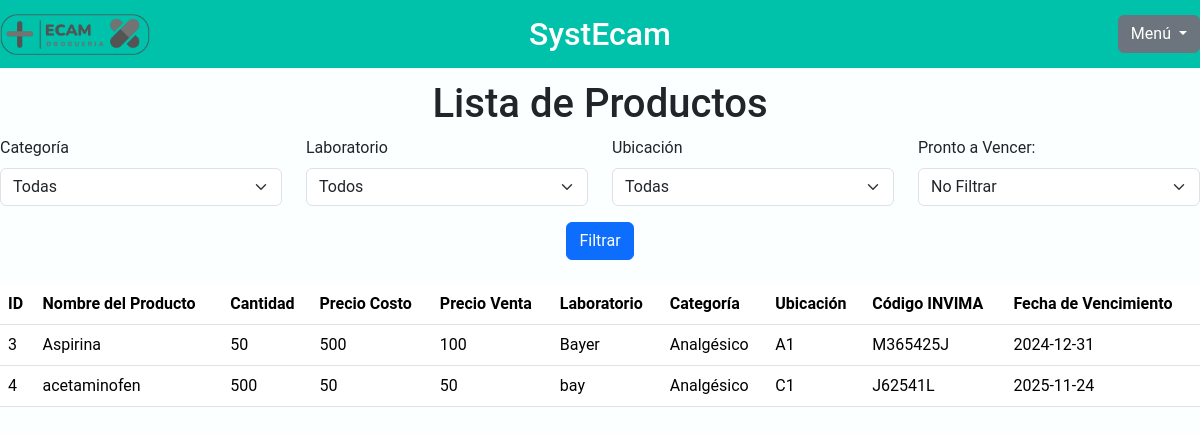
/consultar.php, run on the app's committed database.
### tables this page shows
CREATE TABLE `productos` (
  `id_producto` int(45) NOT NULL,
  `nombre_producto` varchar(45) DEFAULT NULL,
  `cantidad` int(45) DEFAULT NULL,
  `precio_costo` int(45) DEFAULT NULL,
  `precio_venta` int(45) DEFAULT NULL,
  `laboratorio` varchar(45) DEFAULT NULL,
  `categoria` varchar(45) DEFAULT NULL,
  `cod_invima` varchar(45) DEFAULT NULL,
  `fecha_vencimiento` date DEFAULT NULL,
  `ubicacion` varchar(45) DEFAULT NULL
);

### consultar.php (the view, shortened to what this page needs)
<?php
$conn = new mysqli("localhost", "root", "", "basesystecam");
$query = "SELECT * FROM productos WHERE 1=1";
$resultado = $conn->query($query);
?>
<!DOCTYPE html>
<html lang="es">
<head>
    <link href="https://cdn.jsdelivr.net/npm/bootstrap@5.3.3/dist/css/bootstrap.min.css" rel="stylesheet">
    <link rel="stylesheet" href="css/consultar.css">
</head>
<body>
    <header>
        <div class="header-container">
            <img src="img/logo.png" alt="SystEcam" class="logo">
            <h1 class="nombre-software">
                <a href="modulos.php" style="text-decoration: none; color: inherit;">SystEcam</a>
            </h1>
            <div class="dropdown" style="position: absolute; right: 0;">
                <button class="btn btn-secondary dropdown-toggle" type="button" data-bs-toggle="dropdown" aria-expanded="false">
                    Menú
                </button>
            </div>
        </div>
    </header>
    <div class="container">
        <h1 class="text-center">Lista de Productos</h1>
        <form method="GET" class="row mb-4">
            <div class="col-md-3">
                <label for="categoria" class="form-label">Categoría</label>
                <select name="categoria" id="categoria" class="form-select">
                    <option value="">Todas</option>
                </select>
            </div>
            <div class="col-md-3">
                <label for="laboratorio" class="form-label">Laboratorio</label>
                <select name="laboratorio" id="laboratorio" class="form-select">
                    <option value="">Todos</option>
                </select>
            </div>
            <div class="col-md-3">
                <label for="ubicacion" class="form-label">Ubicación</label>
                <select name="ubicacion" id="ubicacion" class="form-select">
                    <option value="">Todas</option>
                </select>
            </div>
            <div class="col-md-3">
                <label for="pronto_vencer" class="form-label">Pronto a Vencer:</label>
                <select name="pronto_vencer" id="pronto_vencer" class="form-select">
                    <option value="">No Filtrar</option>
                </select>
            </div>
            <div class="col-12 mt-3 text-center">
                <button type="submit" class="btn btn-primary">Filtrar</button>
            </div>
        </form>
        <table class="table">
            <thead>
                <tr>
                    <th>ID</th>
                    <th>Nombre del Producto</th>
                    <th>Cantidad</th>
                    <th>Precio Costo</th>
                    <th>Precio Venta</th>
                    <th>Laboratorio</th>
                    <th>Categoría</th>
                    <th>Ubicación</th>
                    <th>Código INVIMA</th>
                    <th>Fecha de Vencimiento</th>
                </tr>
            </thead>
            <tbody>
                <?php if ($resultado->num_rows > 0): ?>
                    <?php while ($fila = $resultado->fetch_assoc()): ?>
                    <tr>
                        <td><?php echo $fila['id_producto']; ?></td>
                        <td><?php echo $fila['nombre_producto']; ?></td>
                        <td><?php echo $fila['cantidad']; ?></td>
                        <td><?php echo $fila['precio_costo']; ?></td>
                        <td><?php echo $fila['precio_venta']; ?></td>
                        <td><?php echo $fila['laboratorio']; ?></td>
                        <td><?php echo $fila['categoria']; ?></td>
                        <td><?php echo $fila['ubicacion']; ?></td>
                        <td><?php echo $fila['cod_invima']; ?></td>
                        <td><?php echo $fila['fecha_vencimiento']; ?></td>
                    </tr>
                    <?php endwhile; ?>
                <?php else: ?>
                    <tr>
                        <td colspan="10" class="text-center">No se encontraron productos.</td>
                    </tr>
                <?php endif; ?>
            </tbody>
        </table>
    </div>
</body>
</html>

### CSS/consultar.css (style rules this page uses)
* { margin: 0; padding: 0; box-sizing: border-box; }
body { font-family: 'Roboto', Arial, sans-serif; display: flex; flex-direction: column; justify-content: space-between; align-items: center; min-height: 100vh; background-color: #fcffff; }
header { width: 100%; background-color: #00c2ab; padding: 15px 0; position: fixed; top: 0; left: 0; right: 0; z-index: 1000; animation: slideInFromLeft 0.5s ease-out; }
.header-container { display: flex; align-items: center; justify-content: center; width: 80%; margin: 0 auto; }
.logo { max-width: 150px; position: absolute; left: 0; }
.nombre-software { font-size: 2rem; color: white; margin: 0; }
.container { max-width: 1200px; margin-top: 80px; padding: 0; }
.table { margin-top: 20px; }

### data on the page
productos: id_producto "3", nombre_producto "Aspirina", cantidad "50", precio_costo "500", precio_venta "100", laboratorio "Bayer", categoria "Analgésico", ubicacion "A1", cod_invima "M365425J", fecha_vencimiento "2024-12-31"
productos: id_producto "4", nombre_producto "acetaminofen", cantidad "500", precio_costo "50", precio_venta "50", laboratorio "bay", categoria "Analgésico", ubicacion "C1", cod_invima "J62541L", fecha_vencimiento "2025-11-24"
